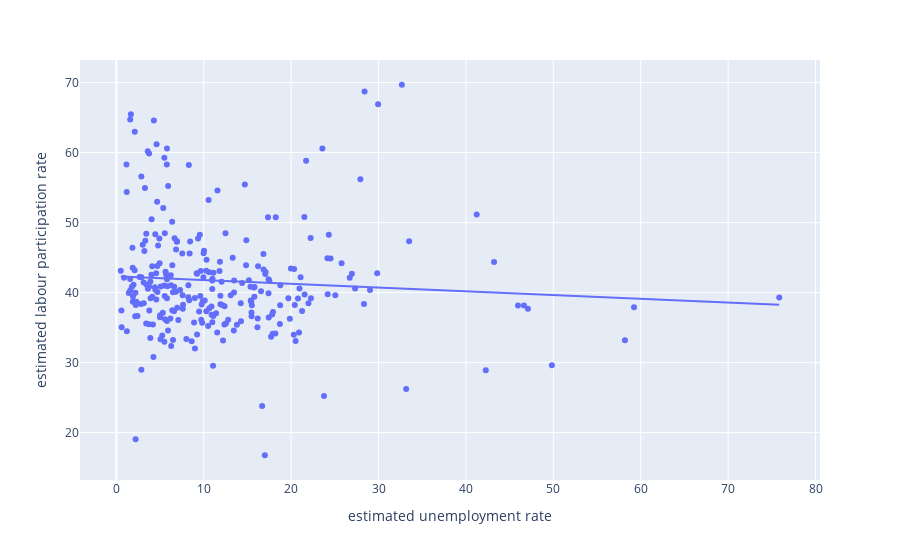

The code cell stored with this chart in its notebook:
### Code cell
# Relationship between the unemployment rate and the labor participation rate.
fig = px.scatter(df,x = 'estimated unemployment rate',y='estimated labour participation rate',trendline = 'ols')
fig.show()

### Figure 1 — Plotly figure (JSON) as saved in the notebook; plotly's stock layout.template omitted (floating-point values rounded to 4 significant figures; data arrays with more than 128 entries replaced by an {"elided": "..."} marker saying what was removed)
{"data": [{"hovertemplate": "estimated unemployment rate=%{x}<br>estimated labour participation rate=%{y}<extra></extra>", "legendgroup": "", "marker": {"color": "#636efa", "symbol": "circle"}, "mode": "markers", "name": "", "orientation": "v", "showlegend": false, "type": "scatter", "x": {"elided": "267 float values"}, "xaxis": "x", "y": {"elided": "267 float values"}, "yaxis": "y"}, {"hovertemplate": "<b>OLS trendline</b><br>estimated labour participation rate = -0.0534052 * estimated unemployment rate + 42.3351<br>R<sup>2</sup>=0.005408<br><br>estimated unemployment rate=%{x}<br>estimated labour participation rate=%{y} <b>(trend)</b><extra></extra>", "legendgroup": "", "marker": {"color": "#636efa", "symbol": "circle"}, "mode": "lines", "name": "", "showlegend": false, "type": "scatter", "x": {"elided": "267 float values"}, "xaxis": "x", "y": {"elided": "267 float values"}, "yaxis": "y"}], "layout": {"autosize": true, "legend": {"tracegroupgap": 0}, "margin": {"t": 60}, "xaxis": {"anchor": "y", "autorange": true, "domain": [0, 1], "range": [-4.06, 80.41], "title": {"text": "estimated unemployment rate"}, "type": "linear"}, "yaxis": {"anchor": "x", "autorange": true, "domain": [0, 1], "range": [12.67, 73.79], "title": {"text": "estimated labour participation rate"}, "type": "linear"}}}
